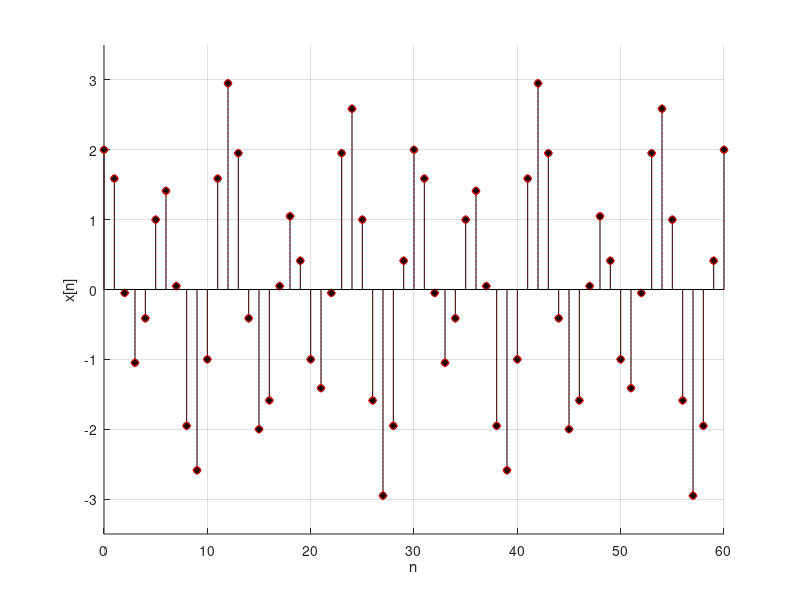
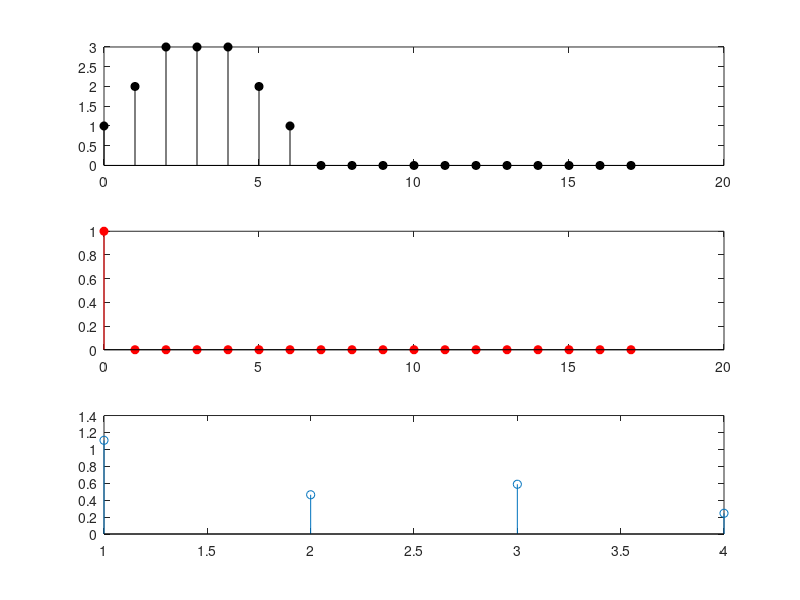

The MATLAB source for these figures, in order:
close all
clc
clear

%%
N = 60;
n = 0:N;

x1 = 2*cos(pi*n/3) + sin(pi*n/5)
x2 = 2*cos(pi*(n+N)/3) + sin(pi*(n+N)/5)

figure
hold all
stem(n,x1,'filled','k','MarkerSize',5)
stem(n,x2,':diamondr')

grid on
xlabel('n')
ylabel('x[n]')
ylim([-3.5,3.5])

%% Convolução

h = [1 2 3 3 3 2 1 0 zeros(1,10)];
x = [1 0 0 0 0 0 0 0 zeros(1,10)];
N = length(h);
n = 0:N-1

y = conv(h,x);
y_truncado = y(1:N);

figure
subplot(3,1,1)
stem(n,h,'filled','k')
subplot(3,1,2)
stem(n,x,'filled','r')
subplot(3,1,3)
stem(n,y_truncado,'filled','b')
ylabel('y')

%%

z = [1 2 3 4] + [2 1 2 1].*j;

stem(real(z))%parte real
stem(imag(z))%parte imaginaria
stem(abs(z))%modulo
stem(angle(z))%angulo